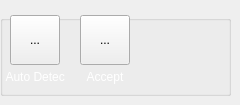
          <widget class="QWidget" name="pageLandMark">
           <widget class="QGroupBox" name="gboxLandmark">
            <property name="geometry">
             <rect>
              <x>0</x>
              <y>15</y>
              <width>231</width>
              <height>81</height>
             </rect>
            </property>
            <property name="title">
             <string/>
            </property>
            <widget class="QLabel" name="label_8">
             <property name="geometry">
              <rect>
               <x>5</x>
               <y>50</y>
               <width>60</width>
               <height>25</height>
              </rect>
             </property>
             <property name="text">
              <string>&lt;html&gt;&lt;head/&gt;&lt;body&gt;&lt;p align=&quot;center&quot;&gt;&lt;span style=&quot; color:#ffffff;&quot;&gt;Auto Detect&lt;/span&gt;&lt;/p&gt;&lt;/body&gt;&lt;/html&gt;</string>
             </property>
            </widget>
            <widget class="QToolButton" name="btnAutoDetect">
             <property name="geometry">
              <rect>
               <x>10</x>
               <y>0</y>
               <width>50</width>
               <height>50</height>
              </rect>
             </property>
             <property name="text">
              <string>...</string>
             </property>
             <property name="icon">
              <iconset>
               <normaloff>:/newPrefix/Icons/auto detect.svg</normaloff>:/newPrefix/Icons/auto detect.svg</iconset>
             </property>
             <property name="iconSize">
              <size>
               <width>32</width>
               <height>32</height>
              </size>
             </property>
            </widget>
            <widget class="QToolButton" name="btnAcceptNodes">
             <property name="geometry">
              <rect>
               <x>80</x>
               <y>0</y>
               <width>50</width>
               <height>50</height>
              </rect>
             </property>
             <property name="text">
              <string>...</string>
             </property>
             <property name="icon">
              <iconset>
               <normaloff>:/newPrefix/Icons/accept.svg</normaloff>:/newPrefix/Icons/accept.svg</iconset>
             </property>
             <property name="iconSize">
              <size>
               <width>32</width>
               <height>32</height>
              </size>
             </property>
            </widget>
            <widget class="QLabel" name="label_17">
             <property name="geometry">
              <rect>
               <x>75</x>
               <y>50</y>
               <width>60</width>
               <height>25</height>
              </rect>
             </property>
             <property name="text">
              <string>&lt;html&gt;&lt;head/&gt;&lt;body&gt;&lt;p align=&quot;center&quot;&gt;&lt;span style=&quot; color:#ffffff;&quot;&gt;Accept&lt;/span&gt;&lt;/p&gt;&lt;/body&gt;&lt;/html&gt;</string>
             </property>
            </widget>
           </widget>
          </widget>
